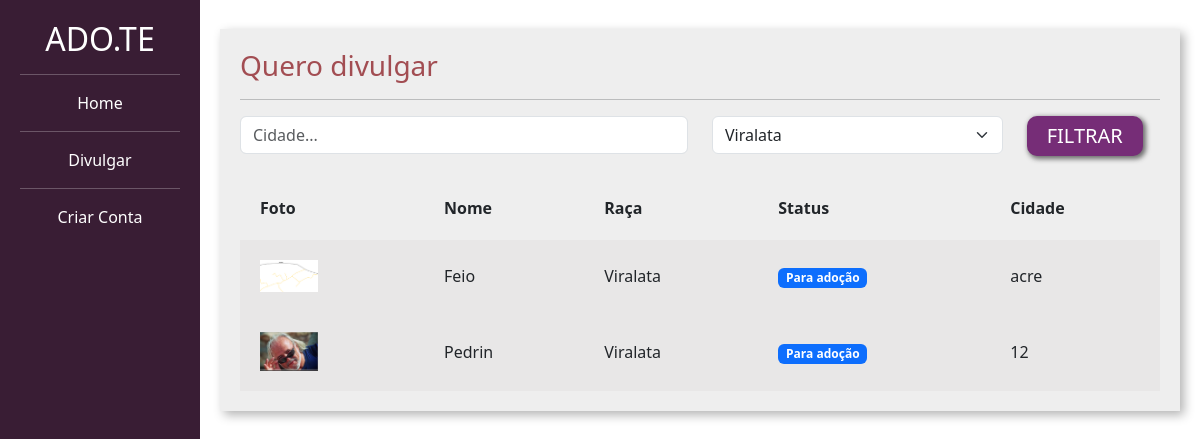
The page /listar_pets/ on the database as committed earlier.
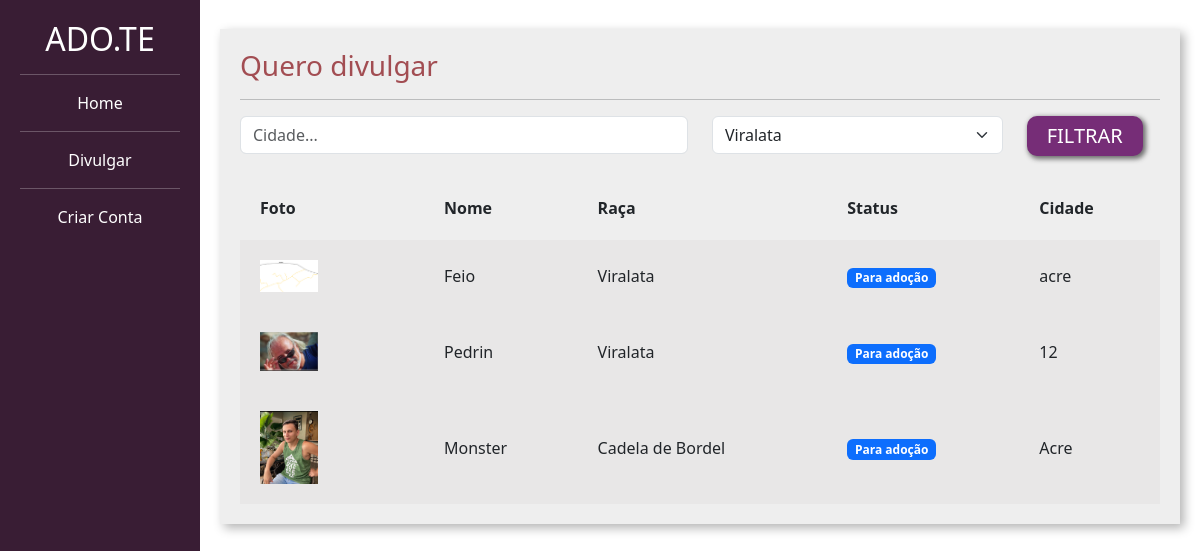
The same page on the database as committed later.
### divulgar/models.py (models this page shows, shortened)
class Pet(models.Model):
    choices_status = (('P', 'Para adoção'),
                      ('A', 'Adotado'))
    usuario = models.ForeignKey(User, on_delete=models.DO_NOTHING)
    foto = models.ImageField(upload_to="fotos_pets")
    nome = models.CharField(max_length=100)
    descricao = models.TextField()
    estado = models.CharField(max_length=50)
    cidade = models.CharField(max_length=50)
    telefone = models.CharField(max_length=50)
    tags = models.ManyToManyField(Tag)
    raca = models.ForeignKey(Raca, on_delete=models.DO_NOTHING)
    status = models.CharField(max_length=1, choices=choices_status, default='P')

class Raca(models.Model):
    raca = models.CharField(max_length=50)
    def __str__(self):
        return self.raca

### adotar/views.py (the view)
# urls.py: path('listar_pets/', views.listar_pets, name="listar_pets"),
def listar_pets (request):
    if request.method == 'GET':
        pets = Pet.objects.filter(status = "P")
        racas = Raca.objects.all()
    cidade = request.GET.get('cidade')
    raca_filter = request.GET.get('raca')
    if cidade :
        pets = pets.filter(cidade__icontains=cidade)
    if raca_filter :
        pets = pets.filter(raca_id=raca_filter)
        raca_filter = Raca.objects.get(id = raca_filter)
    return render(request, 'listar_pet.html',{'pets':pets ,'racas': racas , 'cidade':cidade ,'raca_filter':raca_filter})

### templates/listar_pet.html (shortened to what the changed rows need)
{% load static %}
<!doctype html>
<html lang="pt-BR">
    <head>
    <link href="https://cdn.jsdelivr.net/npm/bootstrap@5.3.0-alpha1/dist/css/bootstrap.min.css" rel="stylesheet">
    <link href="{% static 'css/cadastro.css' %}" rel="stylesheet">
    <link href="{% static 'divulgar/css/novo_pet.css' %}" rel="stylesheet">
    <link href="{% static 'divulgar/css/seus_pet.css' %}" rel="stylesheet">
    <link href="{% static 'adotar/css/listar_pet.css' %}" rel="stylesheet">
    </head>
    <body>
        <div class="container-fluid">
            <div class="row">
                <div class="col-md-2 bg-side sidebar">
                    <h2>ADO.TE</h2>
                </div>
                <div class="col-md">
                    <div class="wrapper">
                        <div class="box width80">
                             <table class="tabela" cellpadding="20">
                                <tr>
                                    <th>Foto</th>
                                    <th>Nome</th>
                                    <th>Raça</th>
                                    <th>Status</th>
                                    <th>Cidade</th>
                                </tr>
                                {% for pet in pets%}
                                    <tr class="tabela-linha">
                                        <td width="20%">
                                            <a href="{% url 'ver_pet' pet.id %}"><img width="40%" src="{{pet.foto.url}}"></a>
                                        </td>
                                        <td>
                                            {{pet.nome}}
                                        </td>
                                        <td>
                                            {{pet.raca}}
                                        </td>
                                        <td>
                                            {% if pet.status == "P" %}
                                                <span class="badge text-bg-primary">Para adoção</span>
                                            {% elif pet.status == "A" %}
                                                <span class="badge text-bg-success">Adotado</span>
                                            {% endif%}
                                        </td>
                                        <td>
                                            {{pet.cidade}}
                                        </td>
                                    </tr>
                                {% endfor %}
                            </table>
                        </div>
                    </div>
                </div>
            </div>
        </div>
    </body>
</html>

Rows that differ between the two databases and show on the page:
added Pet: foto (picture), nome "Monster", raca "Cadela de Bordel", status "Para adoção", cidade "Acre"
